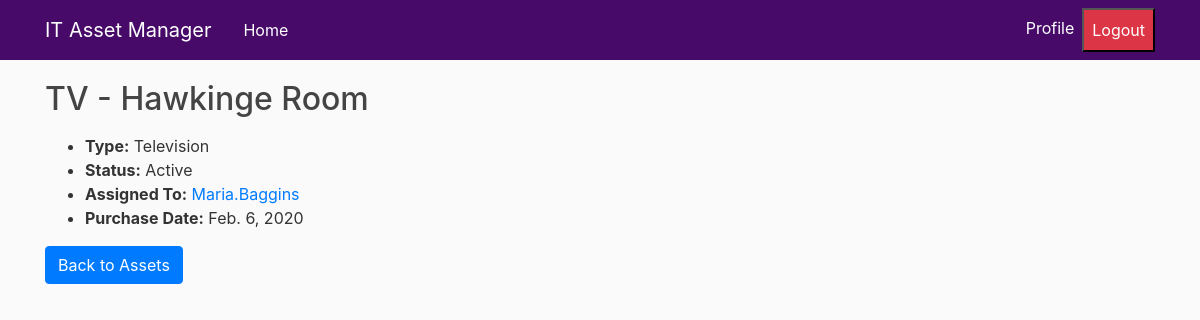
The page /assets/assets/1/ (signed in) on the database its author committed.
### itassets/models.py (models this page shows, shortened)
class Asset(models.Model):
    asset_id = models.AutoField(primary_key=True)
    asset_name = models.CharField(max_length=50)
    asset_type = models.CharField(max_length=100)
    purchase_date = models.DateField()
    assigned_to = models.ForeignKey('InventoryUser', on_delete=models.SET_NULL, null=True)
    status = models.CharField(max_length=50)

class InventoryUser(models.Model):
    username = models.CharField(max_length=45, primary_key=True)
    fullname = models.CharField(max_length=100, null=True)
    department = models.CharField(max_length=100)
    email = models.EmailField(unique=True, blank=True)
    phone = models.CharField(max_length=20, blank=True, null=True)

### itassets/views.py (the view)
# urls.py: path("assets/<int:pk>/", asset_detail, name="asset_detail"),
@login_required
def asset_detail(request, pk):
    asset = get_object_or_404(Asset, pk=pk)
    return render(request, "itassets/asset_detail.html", {"asset": asset})

### itassets/templates/itassets/asset_detail.html (shortened to what this page needs)
{% extends "base.html" %}
{% block content %}
<h2>{{ asset.asset_name }}</h2>
<ul>
    <li><strong>Type:</strong> {{ asset.asset_type}} </li>
    <li><strong>Status:</strong> {{ asset.status}} </li>
    <li><strong>Assigned To:</strong>
        <a href="{% url 'user_assets' asset.assigned_to.username %}">{{ asset.assigned_to.username }}</a> </li>
    <li><strong>Purchase Date:</strong> {{ asset.purchase_date}} </li>
</ul>
<a href="{% url 'asset_list' %}" class="btn btn-primary">Back to Assets</a>
{% endblock %}

### ITAssetManager/static/css/styles.css (style rules this page uses)
body { background-color: #fafafa !important; color: #333333 !important; margin-top: 5rem !important; }
h1, h2, h3, h4, h5, h6 { color: rgb(68,68, 68) !important; }
ul { margin: 0; }

### rows shown on the page
Asset: asset_name "TV - Hawkinge Room", asset_type "Television", status "Active", assigned_to.username "Maria.Baggins", purchase_date "Feb. 6, 2020"
